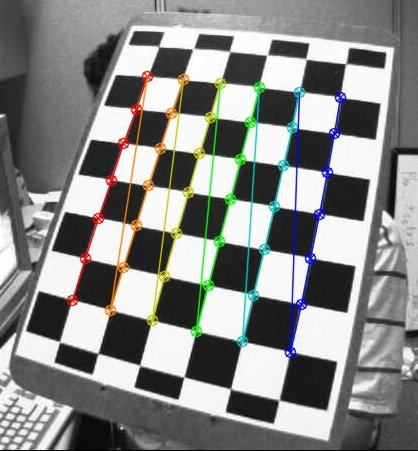
#> input picture src/perception/calibrate/imgs/calib_pattern.jpg, 418 x 451 px; its folder holds only this picture in this run
$ python main.py
#> lines starting #> are read from the running program, lines starting #| are printed output that depends on the picture; after the words box and inside, x2 and y2 are one past the last pixel; in counts of white or black regions, pixels touching at a corner belong together; long printed decimals are rounded
### src/perception/calibrate/calibrate.py
"""
This module provides a class for camera calibration using chessboard images.

Developed with reference and inspiration from OpenCV documentation:
https://docs.opencv.org/4.x/dc/dbb/tutorial_py_calibration.html

Credits to:
- OpenCV contributors
"""

import numpy as np
import cv2 as cv
import glob

"""
Calibration Class to handle ESP32 Camera calibration using chessboard images.
"""
class Calibrate:
    def __init__(self, config) -> None:
        print("Initializing Calibrate class")

        self.chessboard_x_size = config.get('chessboard_x_size', 7)
        self.chessboard_y_size = config.get('chessboard_y_size', 7)
        self.criteria = (config.get('criteria'))

        self.img_width = config.get('image_width', 640)
#> in calibrate_camera, img is the input picture: shape (451, 418, 3); mean B, G, R 134.5, 136.4, 135.4
#| (451, 418, 3)

        self.objp = np.zeros((self.chessboard_y_size * self.chessboard_x_size, 3), np.float32)
        self.objp[:, :2] = np.mgrid[0:self.chessboard_x_size, 0:self.chessboard_y_size].T.reshape(-1, 2)
        self.objpoints = []
        self.imgpoints = []
        self.calibration_images = []

        # Intrinsic and extrinsic camera parameters
        self.camera_matrix = None
        self.dist_coeffs = None
        self.rvecs = None
        self.tvecs = None

    def __resize_image(self, img, width) -> np.ndarray:
#> called with width = 640
        og_width, og_height = img.shape[1], img.shape[0]
#> og_width = 418; og_height = 451
        aspect_ratio = width / og_width
#> aspect_ratio = 1.53
        new_height = int(og_height * aspect_ratio)
#> new_height = 690
        resized_img = cv.resize(img, (width, new_height), cv.INTER_LINEAR)
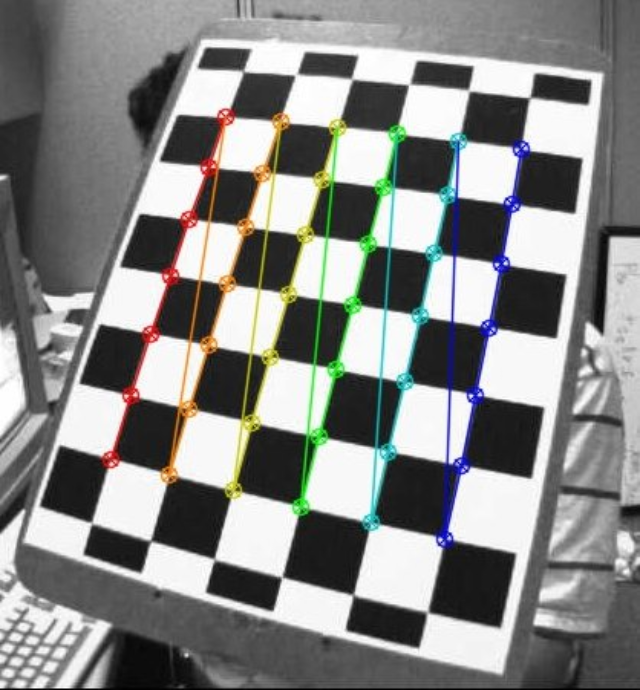
#> resized_img: shape (690, 640, 3); mean B, G, R 134.4, 136.3, 135.3
        return resized_img

    def calibrate_camera(self, img_path) -> None:
        imgs = glob.glob(img_path)

        if not imgs:
            raise ValueError("No images provided for calibration.")

        print("Starting camera calibration process...")
        for fname in imgs:
            img = cv.imread(fname)
            print(img.shape)
            if img is None:
                print(f"Warning: Could not read image {fname}. Skipping.")
                continue

            img = self.__resize_image(img, self.img_width)
            print(img.shape)
#| (690, 640, 3)
            cv.imshow(fname, img)
            cv.waitKey(0)

            gray = cv.cvtColor(img, cv.COLOR_BGR2GRAY)
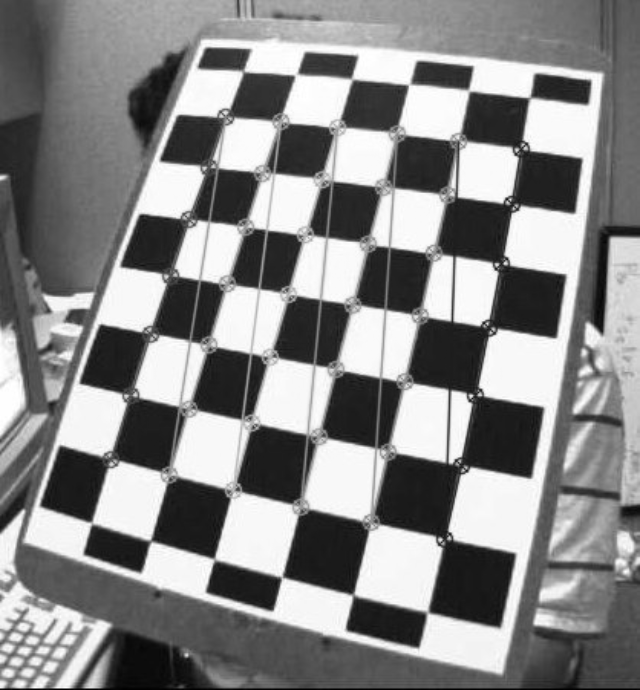
#> gray: shape (690, 640); min 0, max 255, mean 135.8
            ret, corners = cv.findChessboardCornersSB(
                image=gray,
                patternSize=(self.chessboard_x_size, self.chessboard_y_size),
                flags=cv.CALIB_CB_EXHAUSTIVE | cv.CALIB_CB_ACCURACY | cv.CALIB_CB_NORMALIZE_IMAGE,
            )
#> ret = True; corners = 54 rows, first 8: [91.47, 523], [110.1, 458.4], [130, 395.3], [150.7, 333], [169.9, 274.8], [188.8, 219], [205.3, 167], [226.2, 117.3]

            print(f"Processing {fname}, found corners?: {ret}")
#| Processing calibrate/imgs/calib_pattern.jpg, found corners?: True

            if ret == True:
                self.objpoints.append(self.objp) # placeholder for 3d points in real world space

                corners2 = cv.cornerSubPix(gray, corners, (11,11), (-1,-1), self.criteria)
#> corners2 = 54 rows, first 8: [91.49, 523.1], [111.2, 460.1], [131.2, 395], [150.7, 333.2], [169.6, 275.4], [188, 218.7], [208, 167.7], [225.5, 114.7]
                self.imgpoints.append(corners2) # actual coordinates of corners in 2D

                cv.drawChessboardCorners(img, (self.chessboard_x_size, self.chessboard_y_size), corners2, ret)
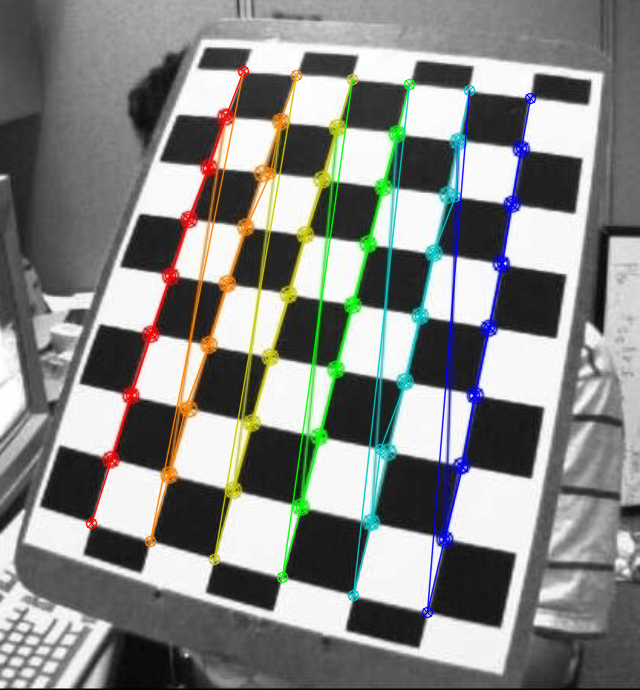
#> img: shape (690, 640, 3); 4.65% of pixels changed, all inside (x1, y1, x2, y2) = (85, 65, 537, 619)
                cv.imshow(fname, img)
                cv.waitKey(0)

        cv.destroyAllWindows()
        print("Camera calibration completed.")

        return

    def get_calibration_parameters(self) -> None:
        # rotation vectors -> rotation of chessboard relative to camera
        # translation vectors -> position of chessboard relative to camera

        # map 2D image points to 3D real world points then generate instrinsic and extrinsic parameters
        ret, self.camera_matrix, self.dist_coeffs, self.rvecs, self.tvecs = cv.calibrateCamera(
            self.objpoints,
            self.imgpoints,
            (640, 480),
            None,
            None
        )
#> ret = 2.17; self.camera_matrix = [[1229, 0, 289.4], [0, 1133.8, 73.28], [0, 0, 1]]; self.dist_coeffs = [[-0.866, 1.28, 0.15, 0.0309, -3.56]]; self.rvecs = ([-0.71, -0.15, -1.32],); self.tvecs = ([-2.95, 6.59, 17.31],)

        if not ret:
            raise ValueError("Camera calibration failed.")
        print("Camera calibration successful.")

        return

    # [21 lines left out: function undistort_image, not called in this run]

### src/perception/config/config.py
"""
This module provides a class for loading and accessing configuration settings from a YAML file.
"""

import yaml

"""
Configuration Class to load and access configurations for perception tasks.
"""
class Config:
    def __init__(self, config_file):
        with open(config_file, 'r') as file:
            self.config = yaml.safe_load(file)

        if self.config is None:
            raise ValueError(f"Configuration file {config_file} is empty or invalid.")

        if not isinstance(self.config, dict):
            raise ValueError(f"Configuration file {config_file} does not contain a valid dictionary structure.")

    def get(self, key, default=None):
        return self.config.get(key, default)

### src/perception/main.py
import config.config as cfg
import calibrate.calibrate as calibrate

def main():
    config = cfg.Config('config/config.yaml')
    print("Loaded configuration:", config.config)

    # Camera calibration
    print("Starting camera calibration...")
    calibrator = calibrate.Calibrate(config)
    calibrator.calibrate_camera(img_path='calibrate/imgs/*.jpg')
    calibrator.get_calibration_parameters()
    print("Camera matrix:\n", calibrator.camera_matrix)
#| Camera matrix:
#|  [[1.22902104e+03 0.00000000e+00 2.89355092e+02]
#|  [0.00000000e+00 1.13380722e+03 7.32797162e+01]
#|  [0.00000000e+00 0.00000000e+00 1.00000000e+00]]
    print("Distortion coefficients:\n", calibrator.dist_coeffs)
#| Distortion coefficients:
#|  [[-0.8656  1.285  0.1497  0.03086 -3.555]]
    print("Camera calibration completed.")

    print("Starting depth estimation...")
    while True:
        pass  # Placeholder for depth estimation loop


if __name__ == "__main__":
#> (the run stopped early here; a loop or call above may not have finished)
